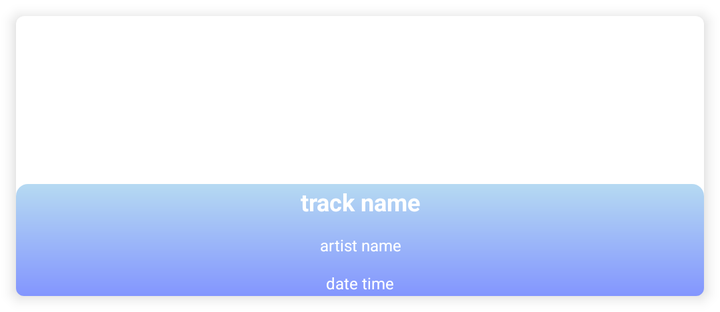
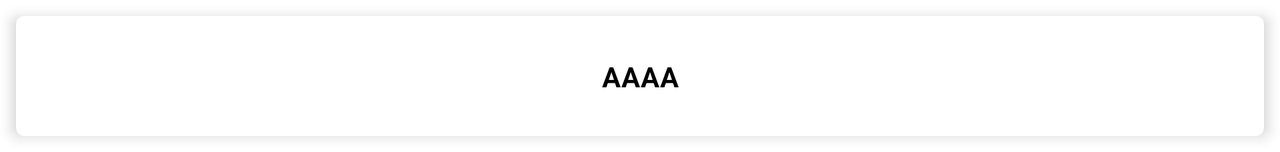

First picture: res/layout/ on a phone held upright. Second picture: the repository's own variant of that layout, on a device whose configuration matches the variant's folder. Source for both follows.
<!-- AndroidManifest.xml: fallback theme Theme.MaterialComponents.DayNight.NoActionBar -->
<!-- res/layout/song_item.xml -->
<?xml version="1.0" encoding="utf-8"?>
<com.google.android.material.card.MaterialCardView xmlns:android="http://schemas.android.com/apk/res/android"
    xmlns:app="http://schemas.android.com/apk/res-auto"
    xmlns:tools="http://schemas.android.com/tools"
    android:layout_width="match_parent"
    android:layout_height="@dimen/card_height"
    android:layout_margin="@dimen/spacing_x2"
    app:cardElevation="@dimen/spacing_x1">

    <androidx.constraintlayout.widget.ConstraintLayout
        android:layout_width="match_parent"
        android:layout_height="match_parent"
        android:orientation="vertical">

        <ImageView
            android:id="@+id/artwork"
            android:layout_width="match_parent"
            android:layout_height="match_parent"
            android:scaleType="fitXY"
            app:layout_constraintBottom_toTopOf="@+id/song_item_guideline"
            app:layout_constraintEnd_toEndOf="parent"
            app:layout_constraintHorizontal_bias="0.5"
            app:layout_constraintStart_toStartOf="parent"
            app:layout_constraintTop_toTopOf="parent"
            tools:ignore="ContentDescription" />


        <RelativeLayout
            android:layout_width="match_parent"
            android:layout_height="0dp"
            android:background="@drawable/gradient_background"
            android:gravity="center"
            app:layout_constraintBottom_toBottomOf="parent"
            app:layout_constraintTop_toTopOf="@+id/song_item_guideline">

            <TextView
                android:id="@+id/track_name"
                android:layout_width="match_parent"
                android:layout_height="wrap_content"
                android:layout_gravity="center"
                android:gravity="center"
                tools:text="track name"
                android:textColor="@color/white"
                android:textSize="@dimen/text_size_x2"
                android:textStyle="bold" />

            <TextView
                android:id="@+id/artist_name"
                android:layout_width="match_parent"
                android:layout_height="wrap_content"
                android:layout_below="@+id/track_name"
                android:layout_marginTop="@dimen/spacing_x2"
                android:gravity="center"
                tools:text="artist name"
                android:textColor="@color/white"
                android:textSize="@dimen/text_size_x1" />

            <TextView
                android:id="@+id/date_time"
                android:layout_width="match_parent"
                android:layout_height="wrap_content"
                android:layout_below="@+id/artist_name"
                android:layout_marginTop="@dimen/spacing_x2"
                android:textColor="@color/white"
                android:gravity="center"
                tools:text="date time"
                android:textSize="@dimen/text_size_x1" />
        </RelativeLayout>

        <androidx.constraintlayout.widget.Guideline
            android:id="@+id/song_item_guideline"
            android:layout_width="match_parent"
            android:layout_height="wrap_content"
            android:orientation="horizontal"
            app:layout_constraintGuide_percent="0.6" />


    </androidx.constraintlayout.widget.ConstraintLayout>

</com.google.android.material.card.MaterialCardView>
<!-- resources referenced by this layout -->
<resources>
  <color name="white">#FFFFFFFF</color>
  <!-- from res/values-normal/ -->
  <dimen name="card_height">140dp</dimen>
  <!-- from res/values-normal/ -->
  <dimen name="spacing_x1">4dp</dimen>
  <!-- from res/values-normal/ -->
  <dimen name="spacing_x2">8dp</dimen>
  <!-- from res/values-normal/ -->
  <dimen name="text_size_x1">8sp</dimen>
  <!-- from res/values-normal/ -->
  <dimen name="text_size_x2">12sp</dimen>
  <!-- drawable gradient_background (drawable) -->
  <?xml version="1.0" encoding="utf-8"?>
  <shape xmlns:android="http://schemas.android.com/apk/res/android"
      android:shape="rectangle">
      <gradient
          android:angle="90"
          android:endColor="#9985C1E9"
          android:startColor="#99304FFE" />
  
      <corners
          android:topLeftRadius="6dp"
          android:topRightRadius="6dp" />
  </shape>
</resources>
<!-- res/layout-land/song_item.xml (the repository's variant of the layout above) -->
<!-- drawn on the phone turned sideways -->
<?xml version="1.0" encoding="utf-8"?>
<com.google.android.material.card.MaterialCardView xmlns:android="http://schemas.android.com/apk/res/android"
    xmlns:app="http://schemas.android.com/apk/res-auto"
    android:layout_width="match_parent"
    android:layout_height="60dp"
    android:layout_marginHorizontal="8dp"
    android:layout_marginVertical="8dp"
    android:clickable="true"
    app:cardElevation="4dp">

    <androidx.constraintlayout.widget.ConstraintLayout
        android:layout_width="match_parent"
        android:layout_height="match_parent">


        <TextView
            android:id="@+id/track_name"
            android:layout_width="wrap_content"
            android:layout_height="wrap_content"
            android:layout_gravity="center"
            android:text="AAAA"
            android:textAppearance="?attr/textAppearanceBody2"
            android:textColor="@color/black"
            android:textStyle="bold"
            app:layout_constraintBottom_toBottomOf="parent"
            app:layout_constraintEnd_toEndOf="parent"
            app:layout_constraintHorizontal_bias="0.5"
            app:layout_constraintStart_toStartOf="parent"
            app:layout_constraintTop_toTopOf="parent" />


    </androidx.constraintlayout.widget.ConstraintLayout>

</com.google.android.material.card.MaterialCardView>
<!-- resources referenced by the variant -->
<!-- as the phone turned sideways resolves them -->
<resources>
  <color name="black">#FF000000</color>
</resources>
